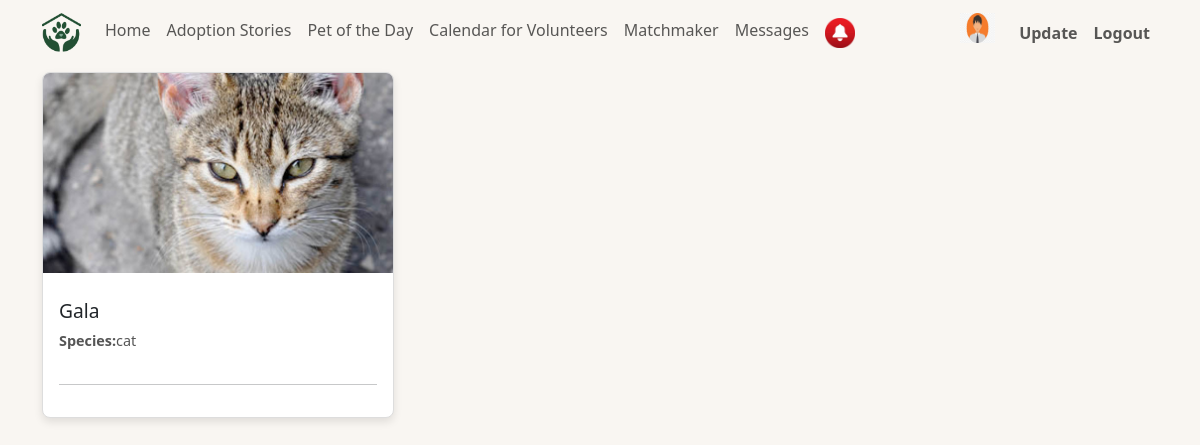
Screenshot of /pet_of_the_day/pet_of_the_day.php (signed in) with the database file from the repository.
### tables this page shows
CREATE TABLE `users` (
  `id` int(11) NOT NULL,
  `username` varchar(255) NOT NULL,
  `password` varchar(255) NOT NULL,
  `email` varchar(255) NOT NULL,
  `registration_date` date DEFAULT curdate(),
  `pictures` varchar(255) DEFAULT NULL,
  `role` enum('user','admin') DEFAULT 'user',
  `is_approved` tinyint(1) NOT NULL DEFAULT 0,
  `user_type` enum('individual','shelter','agency') DEFAULT 'individual'
);

CREATE TABLE `pets` (
  `id` int(11) NOT NULL,
  `name` varchar(255) DEFAULT NULL,
  `species` enum('dog','cat','bird','hamster','fish') DEFAULT NULL,
  `description` text DEFAULT NULL,
  `location` varchar(255) DEFAULT NULL,
  `added_by` int(11) DEFAULT NULL,
  `breed` varchar(100) DEFAULT 'No Breed',
  `status` enum('not adopted','adopted','pending') DEFAULT 'not adopted',
  `age` int(11) NOT NULL,
  `image` varchar(150) DEFAULT 'avatar.jpg',
  `size` enum('small','medium','big') NOT NULL
);

### public/functions.php (called while the page is built, shortened)
<?php
function retreive_form_database($connection ,$sql) {
    $result = mysqli_query($connection , $sql);
    $row = mysqli_fetch_assoc($result);
    if (mysqli_num_rows($result) > 0) {
        return $row;
    }
    return false;
}
?>

### pet_of_the_day/pet_of_the_day.php (the view, shortened to what this page needs)
<?php
require_once "../db_connect.php";
require_once "../public/functions.php";
$sql = "SELECT * FROM pets ORDER BY RAND() LIMIT 1;";
$result = mysqli_query($connection, $sql);
$cards = "";
$layout = "";
if (mysqli_num_rows($result) > 0) {
    while ($row = mysqli_fetch_assoc($result)) {
        $cards .=
            "<div>
                <div class='card' style='width: 22rem;'>
                    <img src='../public/images/pet_images/{$row["image"]}' class='card-img-top img-fluid' alt='...'>
                    <div class='card-body'>
                        <h5 class='card-title'>{$row["name"]}</h5>
                        <p class='card-text'><strong>Species:</strong>{$row["species"]}</p>
                        <div class='row'>
                        </div>
                        <hr>";
        $cards .= "</div>
                </div>
            </div>";
    }
} else {
    $layout .= "No Results";
}
?>
<!DOCTYPE html>
<html lang="en">
<head>
    <link href="https://cdn.jsdelivr.net/npm/bootstrap@5.3.0/dist/css/bootstrap.min.css" rel="stylesheet">
    <link rel="stylesheet" href="../styles.css">
</head>
<body>
    <?php
    if (isset($_SESSION["user"])) {
        require_once "../navbar_sub.php";
    }
    ?>
    <div class="container mt-5">
        <?php echo $cards ?>
    </div>
</body>
</html>

### navbar_sub.php (shortened to what this page needs)
<?php
if (isset($_SESSION["user"])){
    $usersql = "SELECT * FROM users WHERE id = {$_SESSION["user"]}";
    $result = mysqli_query($connection, $usersql);
    $userRow = mysqli_fetch_assoc($result);
    }
?>
<nav class="navbar navbar-expand-lg navbar-light fixed-top">
    <div class="container">
    <image class="navbar-brand" src="../public/images/web_images/navbar_logo.png" width="39" >
        <div class="collapse navbar-collapse" id="navbarNav">
            <ul class="navbar-nav ml-auto">
                <li class="nav-item active">
                    <a class="nav-link" href="../home.php">Home</a>
                </li>
                <li class="nav-item">
                    <a class="nav-link" href="../adoption_stories/adoption_stories.php">Adoption Stories</a>
                </li>
                <li class="nav-item">
                    <a class="nav-link" href="../pet_of_the_day/pet_of_the_day.php">Pet of the Day</a>
                </li>
                <li class="nav-item">
                    <a class="nav-link" href="../calendar/calendar.php">Calendar for Volunteers</a>
                </li>
                <li class="nav-item">
                    <a class="nav-link" href="../matchmaker/matchmaker.html">Matchmaker</a>
                </li>
                <li class="nav-item">
                    <a class="nav-link" href="../messages.php">Messages</a>
                </li>
                <?php
                $sql = "SELECT read_flag FROM messages where read_flag='false' and receiver_id=".$_SESSION['user'];
                $result = retreive_form_database($connection ,$sql);
                if ($result) {
                ?>
                <li class="nav-item">
                    <a class="nav-link" href="messages.php">
                        <img src="../public/images/web_images/notification.png" alt="" width="30" height="30">
                    </a>
                </li>
                <?php
                }
                ?>
            </ul>
            <ul class="navbar-nav ms-auto">
            <a class="nav-item me-3" href="#">
                <img src="../public/images/user_images/<?= $userRow["pictures"] ?>" alt="user pic" width="35" height="30">
            </a>
                    <li class="nav-item">
                        <a class="nav-link font-weight-bold" href="../user_auth/update.php?id=<?= $userRow["id"] ?>">Update</a>
                    </li>
                    <li class="nav-item">
                        <a class="nav-link font-weight-bold" href="../user_auth/logout.php?logout">Logout</a>
                    </li>
                </ul>
        </div>
    </div>
</nav>
<br>

### styles.css (style rules this page uses)
body { background-color: #f9f6f2; }
.navbar { background-color: #f9f6f2; }
.nav-link.font-weight-bold { font-weight: bold; }
.navbar-brand { color: #000; font-size: 1.5rem; font-weight: bold; }
.card { border: 1px solid #ddd; border-radius: 8px; overflow: hidden; transition: transform 0.2s ease; box-shadow: 0 4px 8px rgba(0, 0, 0, 0.1); margin-bottom: 20px; }
.card-img-top { object-fit: cover; height: 200px; }
.card-title { font-size: 1.2rem; margin-top: 10px; }
.card-text { font-size: 0.9rem; color: #555; }

### rows the page displays
users: pictures (picture)
pets: image (picture), name "Gala", species "cat"
